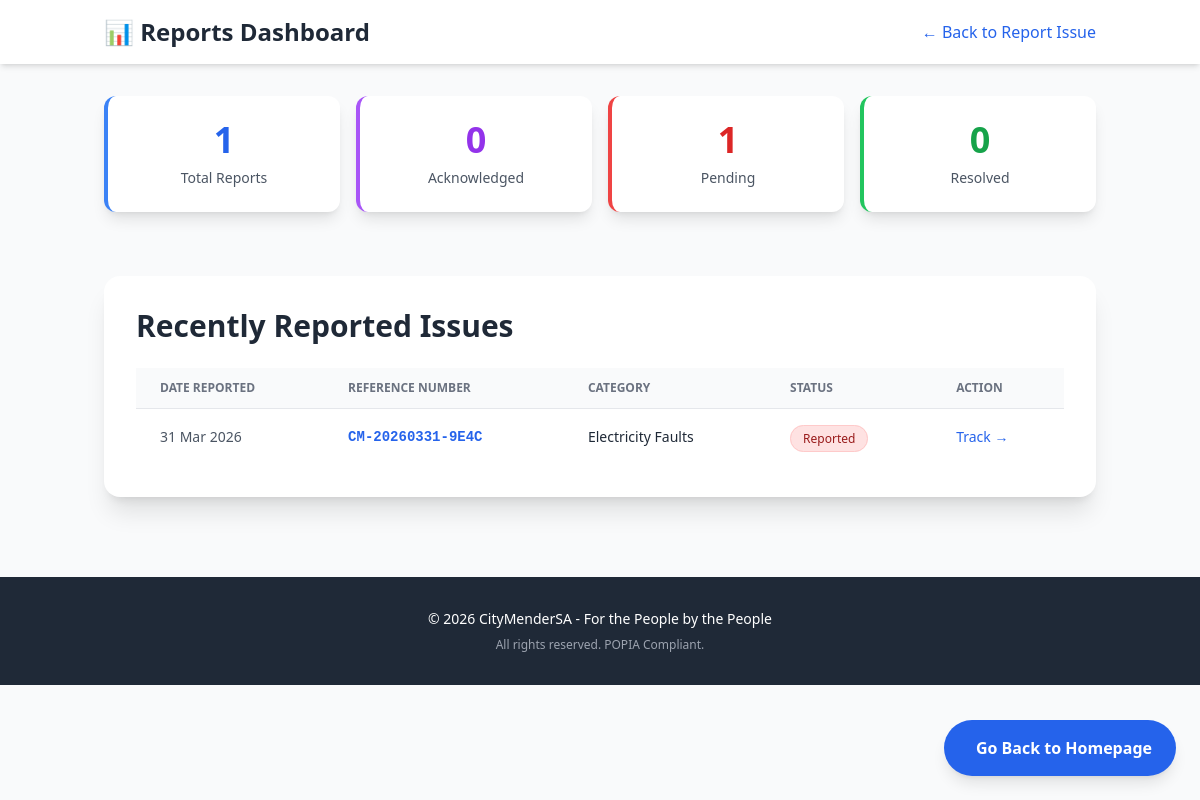
Before: /tracking/dashboard/ with the older database file.
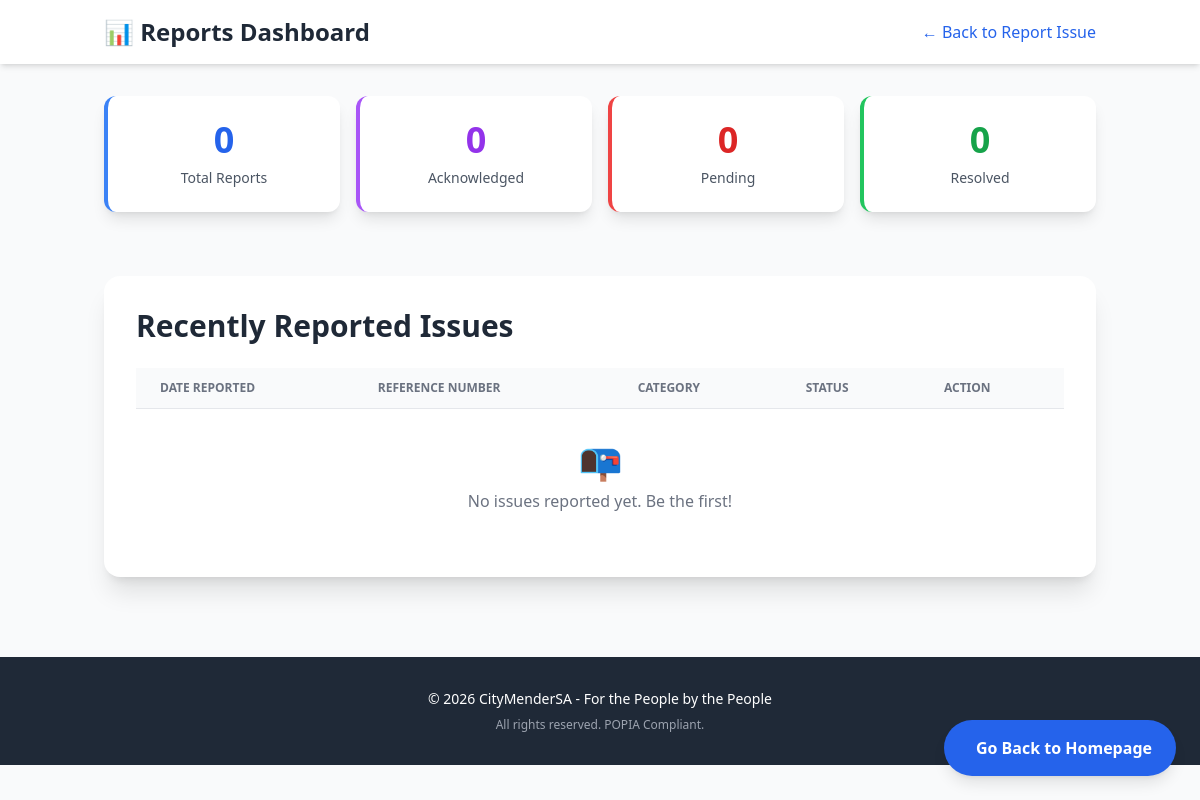
After: the same page with the newer database file.
### reporting/models.py (models this page shows, shortened)
class Report(models.Model):
    STATUS_CHOICES = [
        ('reported', 'Reported'),
        ('acknowledged', 'Acknowledged by Municipality'),
        ('in_progress', 'In Progress'),
        ('resolved', 'Resolved'),
    ]
    reference_number = models.CharField(max_length=20, unique=True, editable=False)
    category = models.ForeignKey(IssueCategory, on_delete=models.PROTECT, related_name='reports')
    province = models.ForeignKey(Province, on_delete=models.PROTECT, related_name='reports')
    municipality = models.ForeignKey(Municipality, on_delete=models.PROTECT, related_name='reports')
    ward = models.CharField(max_length=20, blank=True, help_text="Optional ward number")
    gps_latitude = models.DecimalField(max_digits=9, decimal_places=6, blank=True, null=True)
    gps_longitude = models.DecimalField(max_digits=9, decimal_places=6, blank=True, null=True)
    address_description = models.TextField(help_text="Describe the exact location (building, landmark, etc.)")
    description = models.TextField()
    photo = models.ImageField(upload_to='reports/photos/', blank=True, null=True)
    reported_language = models.CharField(
        max_length=10,
        choices=[
            ('en', 'English'), ('zu', 'isiZulu'), ('xh', 'isiXhosa'), ('af', 'Afrikaans'),
            ('ses', 'Sesotho'), ('set', 'Setswana'), ('ss', 'siSwati'), ('ve', 'Tshivenda'),
            ('ts', 'Xitsonga'), ('nde', 'isiNdebele'), ('sep', 'Sepedi')
        ],
        default='en'
    )
    status = models.CharField(max_length=20, choices=STATUS_CHOICES, default='reported')
    phone_number = models.CharField(max_length=15, blank=True)
    email = models.EmailField(blank=True)
    municipal_reference = models.CharField(max_length=100, blank=True, help_text="Official municipality reference")
    tracking_link = models.CharField(max_length=255, blank=True)
    created_at = models.DateTimeField(auto_now_add=True)
    updated_at = models.DateTimeField(auto_now=True)
    resolved_at = models.DateTimeField(blank=True, null=True)
    session_key = models.CharField(max_length=40, blank=True, db_index=True)
    class Meta:
        ordering = ['-created_at']

class IssueCategory(models.Model):
    name_en = models.CharField(max_length=100)
    name_zu = models.CharField(max_length=100, blank=True)
    name_xh = models.CharField(max_length=100, blank=True)
    name_af = models.CharField(max_length=100, blank=True)
    name_ses = models.CharField(max_length=100, blank=True)
    name_ts = models.CharField(max_length=100, blank=True)
    name_sep = models.CharField(max_length=100, blank=True)
    name_ven = models.CharField(max_length=100, blank=True)
    name_nde = models.CharField(max_length=100, blank=True)
    name_ss = models.CharField(max_length=100, blank=True)
    icon = models.CharField(max_length=50, help_text="Font Awesome icon class", default="fa-solid fa-circle-exclamation")

### tracking/views.py (the view)
# urls.py: path('dashboard/', views.dashboard_view, name='dashboard'),
def dashboard_view(request):
    all_reports = Report.objects.all()
    total_reports = all_reports.count()
    resolved_reports = all_reports.filter(status='resolved').count()
    acknowledged_reports = all_reports.filter(status='acknowledged').count()
    pending_reports = all_reports.filter(
        Q(status='reported') | Q(status='in_progress')
    ).count()
    active_list = all_reports.order_by('-created_at')[:10]
    context = {
        'total_reports': total_reports,
        'resolved_reports': resolved_reports,
        'acknowledged_reports': acknowledged_reports,
        'pending_reports': pending_reports,
        'active_list': active_list,
    }
    return render(request, 'tracking/dashboard.html', context)

### templates/tracking/dashboard.html (shortened to what this page needs)
<!DOCTYPE html>
<html lang="en">
<head>
    <script src="https://cdn.tailwindcss.com"></script>
</head>
<body class="bg-gray-50">
    <header class="bg-white shadow-md py-4">
        <div class="container mx-auto px-4 flex justify-between items-center">
            <h1 class="text-2xl font-bold text-gray-800">📊 Reports Dashboard</h1>
            <a href="{% url 'reporting:homepage' %}" class="text-blue-600 hover:underline">
                ← Back to Report Issue
            </a>
        </div>
    </header>
    <section class="container mx-auto px-4 py-8">
        <div class="grid grid-cols-2 md:grid-cols-4 gap-4">
            <div class="bg-white rounded-xl shadow-lg p-6 text-center border-l-4 border-blue-500">
                <div class="text-4xl font-bold text-blue-600 mb-2">{{ total_reports }}</div>
                <div class="text-sm text-gray-600 font-medium">Total Reports</div>
            </div>
            <div class="bg-white rounded-xl shadow-lg p-6 text-center border-l-4 border-purple-500">
                <div class="text-4xl font-bold text-purple-600 mb-2">{{ acknowledged_reports }}</div>
                <div class="text-sm text-gray-600 font-medium">Acknowledged</div>
            </div>
            <div class="bg-white rounded-xl shadow-lg p-6 text-center border-l-4 border-red-500">
                <div class="text-4xl font-bold text-red-600 mb-2">{{ pending_reports }}</div>
                <div class="text-sm text-gray-600 font-medium">Pending</div>
            </div>
            <div class="bg-white rounded-xl shadow-lg p-6 text-center border-l-4 border-green-500">
                <div class="text-4xl font-bold text-green-600 mb-2">{{ resolved_reports }}</div>
                <div class="text-sm text-gray-600 font-medium">Resolved</div>
            </div>
        </div>
    </section>
    <section class="container mx-auto px-4 py-8 mb-12">
        <div class="bg-white rounded-2xl shadow-xl p-8">
            <h2 class="text-3xl font-bold text-gray-800 mb-6">
                 Recently Reported Issues
            </h2>
            <div class="overflow-x-auto">
                <table class="min-w-full divide-y divide-gray-200">
                    <thead class="bg-gray-50">
                        <tr>
                            <th class="px-6 py-3 text-left text-xs font-bold text-gray-500 uppercase">Date Reported</th>
                            <th class="px-6 py-3 text-left text-xs font-bold text-gray-500 uppercase">Reference Number</th>
                            <th class="px-6 py-3 text-left text-xs font-bold text-gray-500 uppercase">Category</th>
                            <th class="px-6 py-3 text-left text-xs font-bold text-gray-500 uppercase">Status</th>
                            <th class="px-6 py-3 text-left text-xs font-bold text-gray-500 uppercase">Action</th>
                        </tr>
                    </thead>
                    <tbody class="bg-white divide-y divide-gray-200">
                        {% for report in active_list %}
                        <tr class="hover:bg-gray-50">
                            <td class="px-6 py-4 text-sm text-gray-600">{{ report.created_at|date:"d M Y" }}</td>
                            <td class="px-6 py-4 text-sm font-mono font-semibold text-blue-600">{{ report.reference_number }}</td>
                            <td class="px-6 py-4 text-sm text-gray-800">{{ report.category.name_en }}</td>
                            <td class="px-6 py-4">
                                <span class="px-3 py-1 text-xs rounded-full font-medium border
                                    {% if report.status == 'resolved' %}
                                        bg-green-100 text-green-800 border-green-200
                                    {% elif report.status == 'acknowledged' %}
                                        bg-yellow-100 text-yellow-800 border-yellow-200
                                    {% elif report.status == 'in_progress' %}
                                        bg-orange-100 text-orange-800 border-orange-200
                                    {% else %}
                                        bg-red-100 text-red-800 border-red-200
                                    {% endif %}">
                                    {{ report.get_status_display }}
                                </span>
                            </td>
                            <td class="px-6 py-4 text-sm">
                                <a href="{% url 'tracking:report_detail' report.reference_number %}"
                                   class="text-blue-600 hover:underline font-medium">
                                    Track →
                                </a>
                            </td>
                        </tr>
                        {% empty %}
                        <tr>
                            <td colspan="5" class="px-6 py-8 text-center text-gray-500">
                                <div class="text-4xl mb-2">📭</div>
                                <p>No issues reported yet. Be the first!</p>
                            </td>
                        </tr>
                        {% endfor %}
                    </tbody>
                </table>
            </div>
        </div>
    </section>
    <a href="{% url 'reporting:homepage' %}"
       class="fixed bottom-6 right-6 bg-blue-600 hover:bg-blue-700 text-white font-bold py-4 px-6 rounded-full shadow-lg transition transform hover:scale-105 z-40 flex items-center gap-2">
        <span>Go Back to Homepage</span>
    </a>
    <footer class="bg-gray-800 text-white py-8 mt-12">
        <div class="container mx-auto px-4 text-center">
            <p class="text-sm">
                © 2026 CityMenderSA - For the People by the People
            </p>
            <p class="text-xs text-gray-400 mt-2">
                All rights reserved. POPIA Compliant.
            </p>
        </div>
    </footer>
</body>
</html>

Changed rows visible on the page:
removed Report: created_at "31 Mar 2026", reference_number "CM-20260331-9E4C", category.name_en "Electricity Faults", status "Reported"
Other visible differences:
{{ total_reports }}: "1" → "0"
{{ pending_reports }}: "1" → "0"
text now shown: "📭 No issues reported yet. Be the first!"
